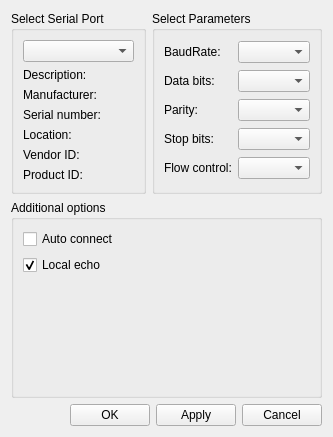
<?xml version="1.0" encoding="UTF-8"?>
<ui version="4.0">
 <class>SettingsDialog</class>
 <widget class="MdiChild" name="SettingsDialog">
  <property name="geometry">
   <rect>
    <x>0</x>
    <y>0</y>
    <width>333</width>
    <height>437</height>
   </rect>
  </property>
  <property name="windowTitle">
   <string>Settings</string>
  </property>
  <layout class="QGridLayout" name="gridLayout_3">
   <item row="0" column="1">
    <widget class="QGroupBox" name="parametersBox">
     <property name="title">
      <string>Select Parameters</string>
     </property>
     <layout class="QGridLayout" name="gridLayout_2">
      <item row="0" column="0">
       <widget class="QLabel" name="baudRateLabel">
        <property name="text">
         <string>BaudRate:</string>
        </property>
       </widget>
      </item>
      <item row="0" column="1">
       <widget class="QComboBox" name="baudRateBox"/>
      </item>
      <item row="1" column="0">
       <widget class="QLabel" name="dataBitsLabel">
        <property name="text">
         <string>Data bits:</string>
        </property>
       </widget>
      </item>
      <item row="1" column="1">
       <widget class="QComboBox" name="dataBitsBox"/>
      </item>
      <item row="2" column="0">
       <widget class="QLabel" name="parityLabel">
        <property name="text">
         <string>Parity:</string>
        </property>
       </widget>
      </item>
      <item row="2" column="1">
       <widget class="QComboBox" name="parityBox"/>
      </item>
      <item row="3" column="0">
       <widget class="QLabel" name="stopBitsLabel">
        <property name="text">
         <string>Stop bits:</string>
        </property>
       </widget>
      </item>
      <item row="3" column="1">
       <widget class="QComboBox" name="stopBitsBox"/>
      </item>
      <item row="4" column="0">
       <widget class="QLabel" name="flowControlLabel">
        <property name="text">
         <string>Flow control:</string>
        </property>
       </widget>
      </item>
      <item row="4" column="1">
       <widget class="QComboBox" name="flowControlBox"/>
      </item>
     </layout>
    </widget>
   </item>
   <item row="0" column="0">
    <widget class="QGroupBox" name="selectBox">
     <property name="title">
      <string>Select Serial Port</string>
     </property>
     <layout class="QGridLayout" name="gridLayout">
      <item row="0" column="0">
       <widget class="QComboBox" name="serialPortInfoListBox"/>
      </item>
      <item row="1" column="0">
       <widget class="QLabel" name="descriptionLabel">
        <property name="text">
         <string>Description:</string>
        </property>
       </widget>
      </item>
      <item row="2" column="0">
       <widget class="QLabel" name="manufacturerLabel">
        <property name="text">
         <string>Manufacturer:</string>
        </property>
       </widget>
      </item>
      <item row="3" column="0">
       <widget class="QLabel" name="serialNumberLabel">
        <property name="text">
         <string>Serial number:</string>
        </property>
       </widget>
      </item>
      <item row="4" column="0">
       <widget class="QLabel" name="locationLabel">
        <property name="text">
         <string>Location:</string>
        </property>
       </widget>
      </item>
      <item row="5" column="0">
       <widget class="QLabel" name="vidLabel">
        <property name="text">
         <string>Vendor ID:</string>
        </property>
       </widget>
      </item>
      <item row="6" column="0">
       <widget class="QLabel" name="pidLabel">
        <property name="text">
         <string>Product ID:</string>
        </property>
       </widget>
      </item>
     </layout>
    </widget>
   </item>
   <item row="2" column="0" colspan="2">
    <layout class="QHBoxLayout" name="horizontalLayout">
     <item>
      <spacer name="horizontalSpacer">
       <property name="orientation">
        <enum>Qt::Horizontal</enum>
       </property>
       <property name="sizeHint" stdset="0">
        <size>
         <width>96</width>
         <height>20</height>
        </size>
       </property>
      </spacer>
     </item>
     <item>
      <widget class="QPushButton" name="okButton">
       <property name="text">
        <string>OK</string>
       </property>
      </widget>
     </item>
     <item>
      <widget class="QPushButton" name="applyButton">
       <property name="text">
        <string>Apply</string>
       </property>
      </widget>
     </item>
     <item>
      <widget class="QPushButton" name="cancelButton">
       <property name="text">
        <string>Cancel</string>
       </property>
      </widget>
     </item>
    </layout>
   </item>
   <item row="1" column="0" colspan="2">
    <widget class="QGroupBox" name="additionalOptionsGroupBox">
     <property name="title">
      <string>Additional options</string>
     </property>
     <layout class="QVBoxLayout" name="verticalLayout">
      <item>
       <widget class="QCheckBox" name="autoConnectCheckBox">
        <property name="text">
         <string>Auto connect</string>
        </property>
       </widget>
      </item>
      <item>
       <widget class="QCheckBox" name="localEchoCheckBox">
        <property name="text">
         <string>Local echo</string>
        </property>
        <property name="checked">
         <bool>true</bool>
        </property>
       </widget>
      </item>
      <item>
       <spacer name="verticalSpacer">
        <property name="orientation">
         <enum>Qt::Vertical</enum>
        </property>
        <property name="sizeHint" stdset="0">
         <size>
          <width>20</width>
          <height>40</height>
         </size>
        </property>
       </spacer>
      </item>
     </layout>
    </widget>
   </item>
  </layout>
 </widget>
 <customwidgets>
  <customwidget>
   <class>MdiChild</class>
   <extends>QWidget</extends>
   <header>../api/api.h</header>
   <container>1</container>
  </customwidget>
 </customwidgets>
 <resources/>
 <connections/>
 <slots>
  <slot>slot1()</slot>
 </slots>
</ui>
